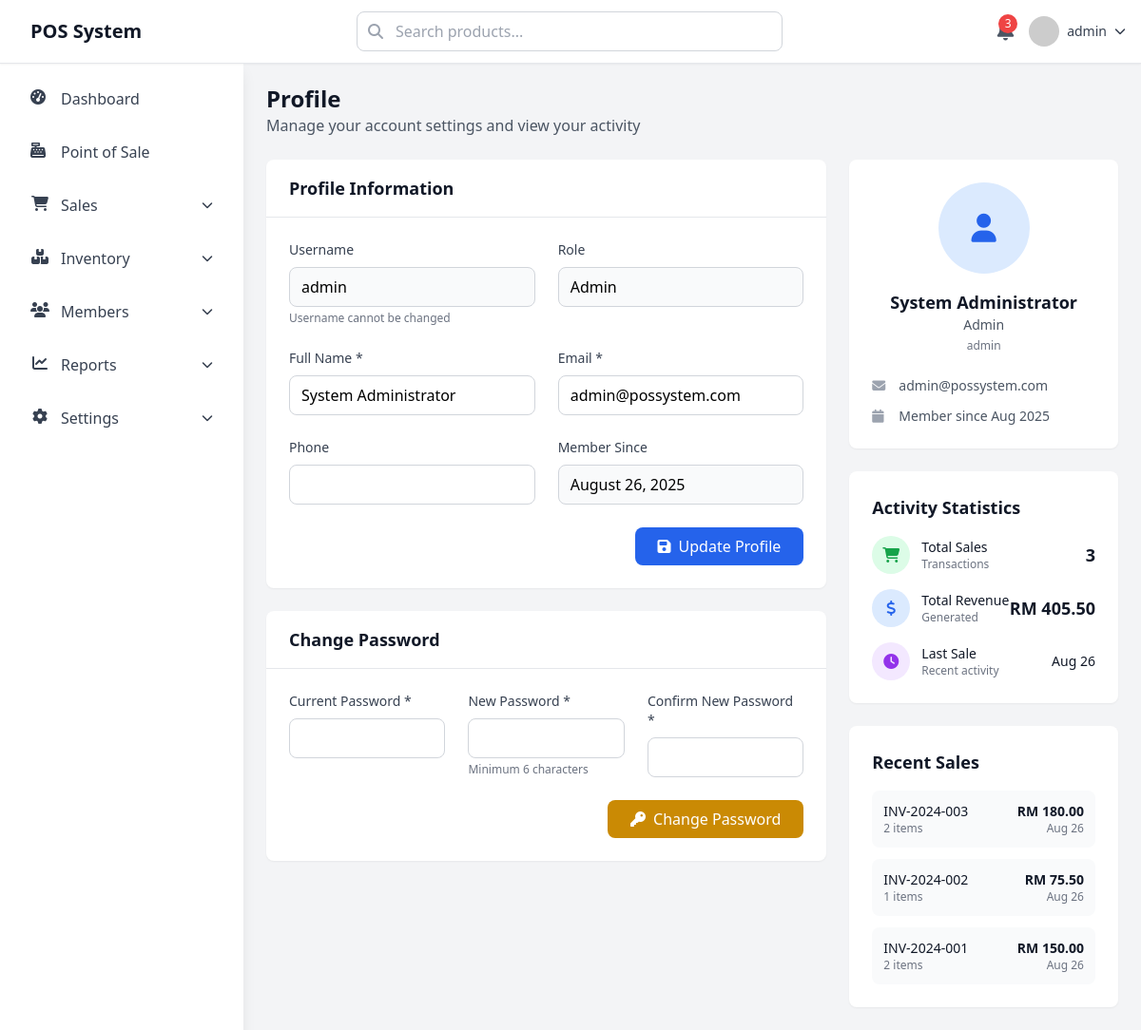
The app's page /profile.php (signed in) with its own data.
### tables this page shows
CREATE TABLE users (
    id INT PRIMARY KEY AUTO_INCREMENT,
    username VARCHAR(50) UNIQUE NOT NULL,
    password VARCHAR(255) NOT NULL,
    full_name VARCHAR(100) NOT NULL,
    email VARCHAR(255),
    phone VARCHAR(50),
    role ENUM('admin', 'manager', 'cashier') DEFAULT 'cashier',
    is_active BOOLEAN DEFAULT TRUE,
    last_login TIMESTAMP NULL,
    created_at TIMESTAMP DEFAULT CURRENT_TIMESTAMP,
    updated_at TIMESTAMP DEFAULT CURRENT_TIMESTAMP ON UPDATE CURRENT_TIMESTAMP
);

CREATE TABLE sales (
    id INT PRIMARY KEY AUTO_INCREMENT,
    invoice_number VARCHAR(50) UNIQUE NOT NULL,
    session_id INT,
    member_id INT NULL,
    user_id INT NOT NULL,
    subtotal DECIMAL(10,2) NOT NULL,
    discount_amount DECIMAL(10,2) DEFAULT 0.00,
    tax_amount DECIMAL(10,2) DEFAULT 0.00,
    total_amount DECIMAL(10,2) NOT NULL,
    payment_method ENUM('cash', 'card', 'ewallet') DEFAULT 'cash',
    payment_status ENUM('paid', 'pending', 'refunded') DEFAULT 'paid',
    notes TEXT,
    created_at TIMESTAMP DEFAULT CURRENT_TIMESTAMP,
    updated_at TIMESTAMP DEFAULT CURRENT_TIMESTAMP ON UPDATE CURRENT_TIMESTAMP,
    FOREIGN KEY (session_id) REFERENCES sales_sessions(id),
    FOREIGN KEY (member_id) REFERENCES members(id),
    FOREIGN KEY (user_id) REFERENCES users(id)
);

### profile.php (the view, shortened to what this page needs)
<?php
require_once 'include/conn.php';
$user_id = $_SESSION['user_id'];
$user_query = "SELECT * FROM users WHERE id = ?";
$stmt = mysqli_prepare($conn, $user_query);
mysqli_stmt_bind_param($stmt, 'i', $user_id);
mysqli_stmt_execute($stmt);
$user_result = mysqli_stmt_get_result($stmt);
$user = mysqli_fetch_assoc($user_result);
$activity_query = "SELECT
    COUNT(*) as total_sales,
    SUM(total_amount) as total_revenue,
    MAX(created_at) as last_sale_date
FROM sales
WHERE user_id = ?";
$stmt = mysqli_prepare($conn, $activity_query);
mysqli_stmt_bind_param($stmt, 'i', $user_id);
mysqli_stmt_execute($stmt);
$activity_result = mysqli_stmt_get_result($stmt);
$activity_data = mysqli_fetch_assoc($activity_result);
$recent_sales_query = "SELECT
    s.id,
    s.invoice_number,
    s.total_amount,
    s.payment_method,
    s.created_at,
    COUNT(si.id) as items_count
FROM sales s
LEFT JOIN sale_items si ON s.id = si.sale_id
WHERE s.user_id = ?
GROUP BY s.id
ORDER BY s.created_at DESC
LIMIT 5";
$stmt = mysqli_prepare($conn, $recent_sales_query);
mysqli_stmt_bind_param($stmt, 'i', $user_id);
mysqli_stmt_execute($stmt);
$recent_sales_result = mysqli_stmt_get_result($stmt);
?>
<!DOCTYPE html>
<html lang="en">
<head>
    <script src="https://cdn.tailwindcss.com"></script>
    <link rel="stylesheet" href="https://cdnjs.cloudflare.com/ajax/libs/font-awesome/6.4.0/css/all.min.css">
</head>
<body class="bg-gray-100">
    <?php include 'include/header.php'; ?>
    <?php include 'include/sidebar.php'; ?>
    <div class="main-content lg:ml-64 pt-16">
        <div class="p-6">
            <div class="mb-6">
                <h1 class="text-2xl font-bold text-gray-900">Profile</h1>
                <p class="text-gray-600">Manage your account settings and view your activity</p>
            </div>
            <div class="grid grid-cols-1 lg:grid-cols-3 gap-6">
                <div class="lg:col-span-2">
                    <div class="bg-white rounded-lg shadow-sm">
                        <div class="px-6 py-4 border-b border-gray-200">
                            <h2 class="text-lg font-semibold text-gray-900">Profile Information</h2>
                        </div>
                        <div class="p-6">
                            <form method="POST" class="space-y-6">
                                <div class="grid grid-cols-1 md:grid-cols-2 gap-6">
                                    <div>
                                        <label class="block text-sm font-medium text-gray-700 mb-2">Username</label>
                                        <input type="text" value="<?= htmlspecialchars($user['username']) ?>"
                                               class="w-full border border-gray-300 rounded-lg px-3 py-2 bg-gray-50"
                                               readonly>
                                        <p class="text-xs text-gray-500 mt-1">Username cannot be changed</p>
                                    </div>
                                    <div>
                                        <label class="block text-sm font-medium text-gray-700 mb-2">Role</label>
                                        <input type="text" value="<?= ucfirst(htmlspecialchars($user['role'])) ?>"
                                               class="w-full border border-gray-300 rounded-lg px-3 py-2 bg-gray-50"
                                               readonly>
                                    </div>
                                    <div>
                                        <label class="block text-sm font-medium text-gray-700 mb-2">Full Name *</label>
                                        <input type="text" name="full_name" value="<?= htmlspecialchars($user['full_name']) ?>"
                                               class="w-full border border-gray-300 rounded-lg px-3 py-2 focus:ring-2 focus:ring-blue-500 focus:border-transparent"
                                               required>
                                    </div>
                                    <div>
                                        <label class="block text-sm font-medium text-gray-700 mb-2">Email *</label>
                                        <input type="email" name="email" value="<?= htmlspecialchars($user['email']) ?>"
                                               class="w-full border border-gray-300 rounded-lg px-3 py-2 focus:ring-2 focus:ring-blue-500 focus:border-transparent"
                                               required>
                                    </div>
                                    <div>
                                        <label class="block text-sm font-medium text-gray-700 mb-2">Phone</label>
                                        <input type="tel" name="phone" value="<?= htmlspecialchars($user['phone']) ?>"
                                               class="w-full border border-gray-300 rounded-lg px-3 py-2 focus:ring-2 focus:ring-blue-500 focus:border-transparent">
                                    </div>
                                    <div>
                                        <label class="block text-sm font-medium text-gray-700 mb-2">Member Since</label>
                                        <input type="text" value="<?= date('F j, Y', strtotime($user['created_at'])) ?>"
                                               class="w-full border border-gray-300 rounded-lg px-3 py-2 bg-gray-50"
                                               readonly>
                                    </div>
                                </div>
                                <div class="flex justify-end">
                                    <button type="submit" name="update_profile"
                                            class="bg-blue-600 hover:bg-blue-700 text-white px-6 py-2 rounded-lg transition-colors">
                                        <i class="fas fa-save mr-2"></i>Update Profile
                                    </button>
                                </div>
                            </form>
                        </div>
                    </div>
                    <div class="bg-white rounded-lg shadow-sm mt-6">
                        <div class="px-6 py-4 border-b border-gray-200">
                            <h2 class="text-lg font-semibold text-gray-900">Change Password</h2>
                        </div>
                        <div class="p-6">
                            <form method="POST" class="space-y-6">
                                <div class="grid grid-cols-1 md:grid-cols-3 gap-6">
                                    <div>
                                        <label class="block text-sm font-medium text-gray-700 mb-2">Current Password *</label>
                                        <input type="password" name="current_password"
                                               class="w-full border border-gray-300 rounded-lg px-3 py-2 focus:ring-2 focus:ring-blue-500 focus:border-transparent"
                                               required>
                                    </div>
                                    <div>
                                        <label class="block text-sm font-medium text-gray-700 mb-2">New Password *</label>
                                        <input type="password" name="new_password"
                                               class="w-full border border-gray-300 rounded-lg px-3 py-2 focus:ring-2 focus:ring-blue-500 focus:border-transparent"
                                               required>
                                        <p class="text-xs text-gray-500 mt-1">Minimum 6 characters</p>
                                    </div>
                                    <div>
                                        <label class="block text-sm font-medium text-gray-700 mb-2">Confirm New Password *</label>
                                        <input type="password" name="confirm_password"
                                               class="w-full border border-gray-300 rounded-lg px-3 py-2 focus:ring-2 focus:ring-blue-500 focus:border-transparent"
                                               required>
                                    </div>
                                </div>
                                <div class="flex justify-end">
                                    <button type="submit" name="change_password"
                                            class="bg-yellow-600 hover:bg-yellow-700 text-white px-6 py-2 rounded-lg transition-colors">
                                        <i class="fas fa-key mr-2"></i>Change Password
                                    </button>
                                </div>
                            </form>
                        </div>
                    </div>
                </div>
                <div class="space-y-6">
                    <div class="bg-white rounded-lg shadow-sm p-6">
                        <div class="text-center">
                            <div class="w-24 h-24 mx-auto mb-4 rounded-full bg-blue-100 flex items-center justify-center">
                                <i class="fas fa-user text-3xl text-blue-600"></i>
                            </div>
                            <h3 class="text-lg font-semibold text-gray-900"><?= htmlspecialchars($user['full_name']) ?></h3>
                            <p class="text-sm text-gray-600"><?= ucfirst(htmlspecialchars($user['role'])) ?></p>
                            <p class="text-xs text-gray-500 mt-1"><?= htmlspecialchars($user['username']) ?></p>
                        </div>
                        <div class="mt-6 space-y-3">
                            <div class="flex items-center text-sm">
                                <i class="fas fa-envelope text-gray-400 w-4 mr-3"></i>
                                <span class="text-gray-600"><?= htmlspecialchars($user['email']) ?></span>
                            </div>
                            <div class="flex items-center text-sm">
                                <i class="fas fa-calendar text-gray-400 w-4 mr-3"></i>
                                <span class="text-gray-600">Member since <?= date('M Y', strtotime($user['created_at'])) ?></span>
                            </div>
                        </div>
                    </div>
                    <div class="bg-white rounded-lg shadow-sm p-6">
                        <h3 class="text-lg font-semibold text-gray-900 mb-4">Activity Statistics</h3>
                        <div class="space-y-4">
                            <div class="flex items-center justify-between">
                                <div class="flex items-center">
                                    <div class="w-10 h-10 rounded-full bg-green-100 flex items-center justify-center mr-3">
                                        <i class="fas fa-shopping-cart text-green-600"></i>
                                    </div>
                                    <div>
                                        <p class="text-sm font-medium text-gray-900">Total Sales</p>
                                        <p class="text-xs text-gray-500">Transactions</p>
                                    </div>
                                </div>
                                <div class="text-right">
                                    <p class="text-lg font-bold text-gray-900"><?= number_format($activity_data['total_sales']) ?></p>
                                </div>
                            </div>
                            <div class="flex items-center justify-between">
                                <div class="flex items-center">
                                    <div class="w-10 h-10 rounded-full bg-blue-100 flex items-center justify-center mr-3">
                                        <i class="fas fa-dollar-sign text-blue-600"></i>
                                    </div>
                                    <div>
                                        <p class="text-sm font-medium text-gray-900">Total Revenue</p>
                                        <p class="text-xs text-gray-500">Generated</p>
                                    </div>
                                </div>
                                <div class="text-right">
                                    <p class="text-lg font-bold text-gray-900">RM <?= number_format($activity_data['total_revenue'], 2) ?></p>
                                </div>
                            </div>
                            <?php if ($activity_data['last_sale_date']): ?>
                                <div class="flex items-center justify-between">
                                    <div class="flex items-center">
                                        <div class="w-10 h-10 rounded-full bg-purple-100 flex items-center justify-center mr-3">
                                            <i class="fas fa-clock text-purple-600"></i>
                                        </div>
                                        <div>
                                            <p class="text-sm font-medium text-gray-900">Last Sale</p>
                                            <p class="text-xs text-gray-500">Recent activity</p>
                                        </div>
                                    </div>
                                    <div class="text-right">
                                        <p class="text-sm font-medium text-gray-900"><?= date('M j', strtotime($activity_data['last_sale_date'])) ?></p>
                                    </div>
                                </div>
                            <?php endif; ?>
                        </div>
                    </div>
                    <div class="bg-white rounded-lg shadow-sm p-6">
                        <h3 class="text-lg font-semibold text-gray-900 mb-4">Recent Sales</h3>
                        <?php if ($recent_sales_result && mysqli_num_rows($recent_sales_result) > 0): ?>
                            <div class="space-y-3">
                                <?php while ($sale = mysqli_fetch_assoc($recent_sales_result)): ?>
                                    <div class="flex items-center justify-between p-3 bg-gray-50 rounded-lg">
                                        <div>
                                            <p class="text-sm font-medium text-gray-900"><?= htmlspecialchars($sale['invoice_number']) ?></p>
                                            <p class="text-xs text-gray-500"><?= $sale['items_count'] ?> items</p>
                                        </div>
                                        <div class="text-right">
                                            <p class="text-sm font-bold text-gray-900">RM <?= number_format($sale['total_amount'], 2) ?></p>
                                            <p class="text-xs text-gray-500"><?= date('M j', strtotime($sale['created_at'])) ?></p>
                                        </div>
                                    </div>
                                <?php endwhile; ?>
                            </div>
                        <?php else: ?>
                            <p class="text-gray-500 text-center py-4">No recent sales</p>
                        <?php endif; ?>
                    </div>
                </div>
            </div>
        </div>
    </div>
</body>
</html>

### records on screen
users: username "admin", role "Admin", full_name "System Administrator", email "admin@possystem.com", created_at "August 26, 2025", created_at "Aug 2025"
sales: invoice_number "INV-2024-003", items_count "2", total_amount "180.00", created_at "Aug 26"
sales: invoice_number "INV-2024-002", items_count "1", total_amount "75.50", created_at "Aug 26"
sales: invoice_number "INV-2024-001", items_count "2", total_amount "150.00", created_at "Aug 26"

### other values on screen
$_SESSION['username'] "admin"
$activity_data['total_sales'] "3"
$activity_data['total_revenue'] "405.50"
date('M j', strtotime($activity_data['last_sale_date'])) "Aug 26"
